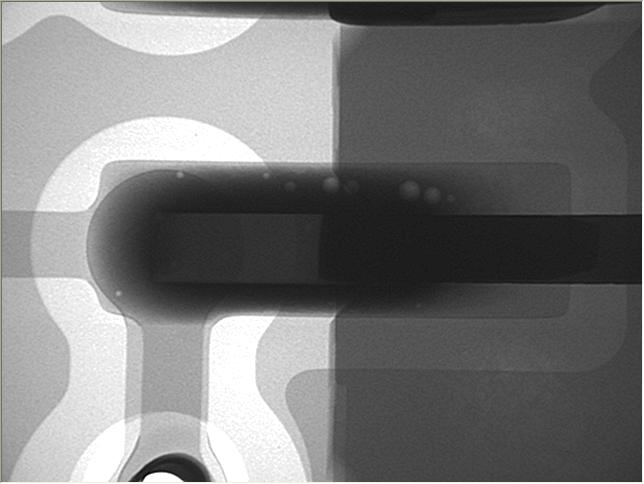
#> input picture CH/캡스톤/4-1.jpg, 644 x 484 px
$ jupyter execute Untitled.ipynb
#> lines starting #> are read from the running program, lines starting #| are printed output that depends on the picture
[cell 1]
import cv2

cv2.__version__

[cell 2]
import numpy as np

# create a CLAHE object (Arguments are optional).
def clahe():
    img = cv2.imread('4-1.jpg',cv2.IMREAD_GRAYSCALE)
#> img: shape (484, 644); min 0, max 255, mean 121
    clahe = cv2.createCLAHE(clipLimit=2.0, tileGridSize=(30,30))
    img2=clahe.apply(img)
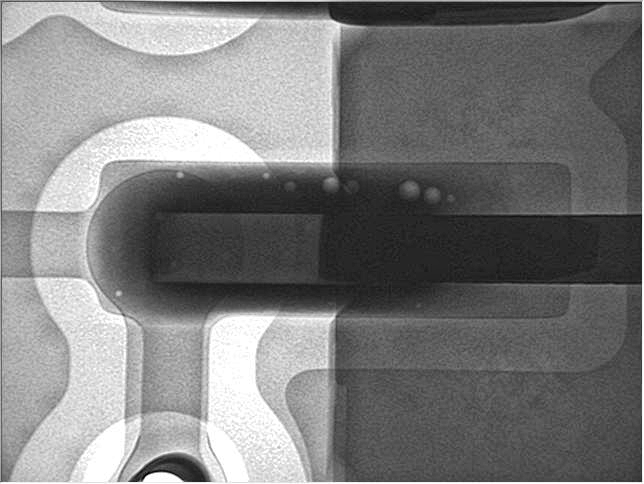
#> img2: shape (484, 644); min 2, max 255, mean 125.3

    #img1 = np.array(img)
    #img3 = np.array(img2)

    res=np.hstack((img,img2))
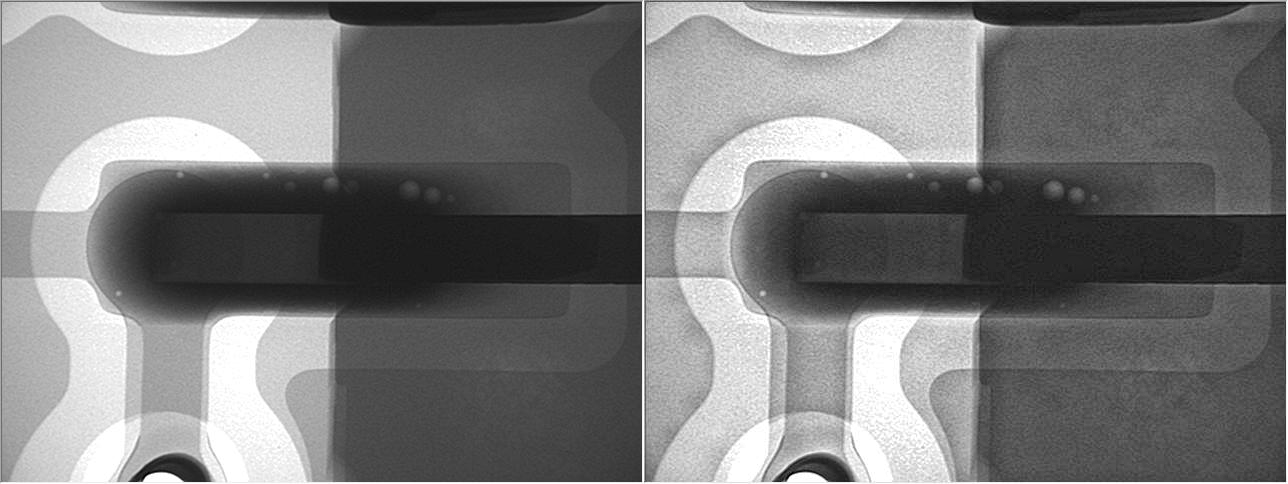
#> res: shape (484, 1288); min 0, max 255, mean 123.1
    res = np.array(img2)
    cv2.imshow("clahe",res)
    cv2.waitKey(0)
    cv2.destroyAllWindows()

clahe()

$ run again, with CH/캡스톤/8-1.jpg copied over CH/캡스톤/4-1.jpg
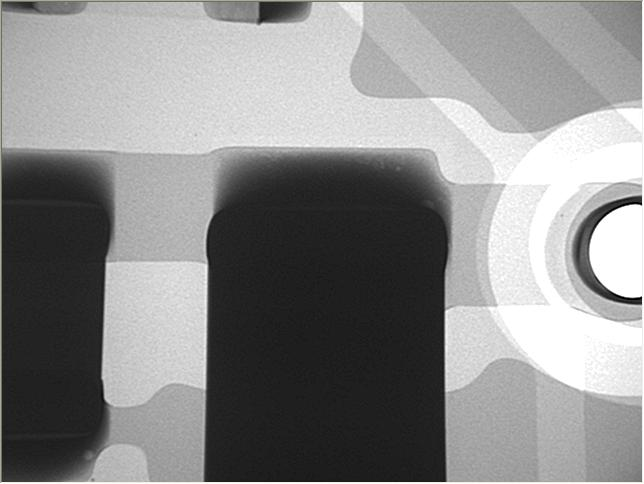
#> input picture CH/캡스톤/8-1.jpg, 644 x 484 px
#> in clahe, `img2=clahe.apply(img)`:
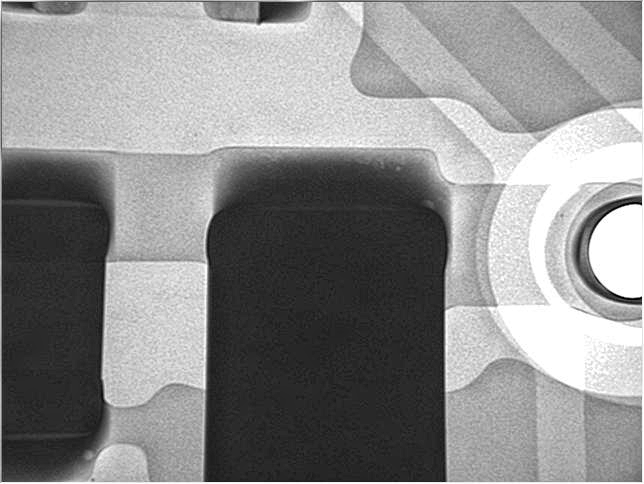
#> img2: shape (484, 644); min 1, max 255, mean 140.3
#> in clahe, `res=np.hstack((img,img2))`:
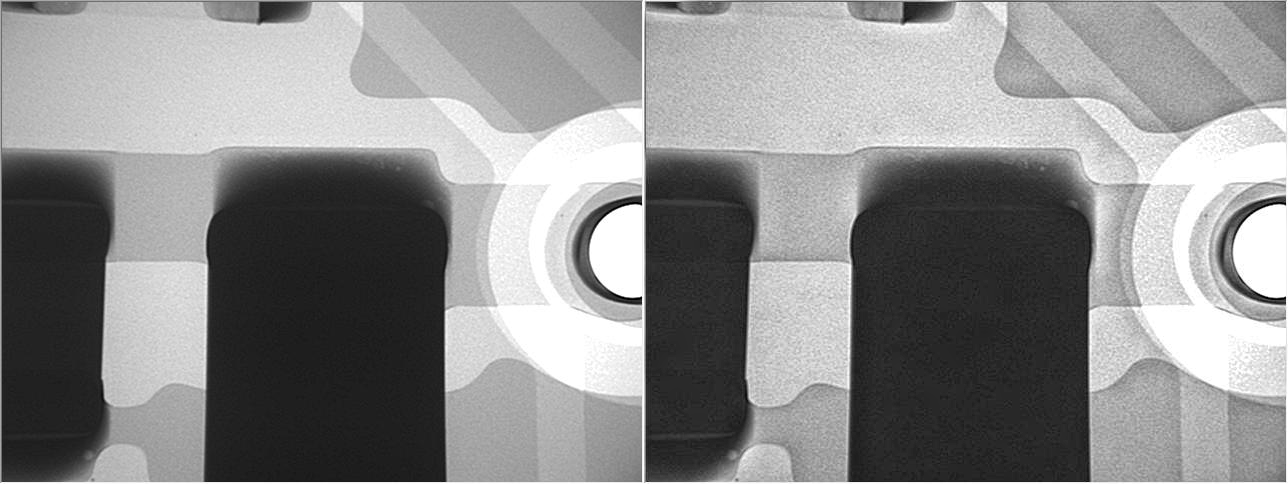
#> res: shape (484, 1288); min 0, max 255, mean 139.6
